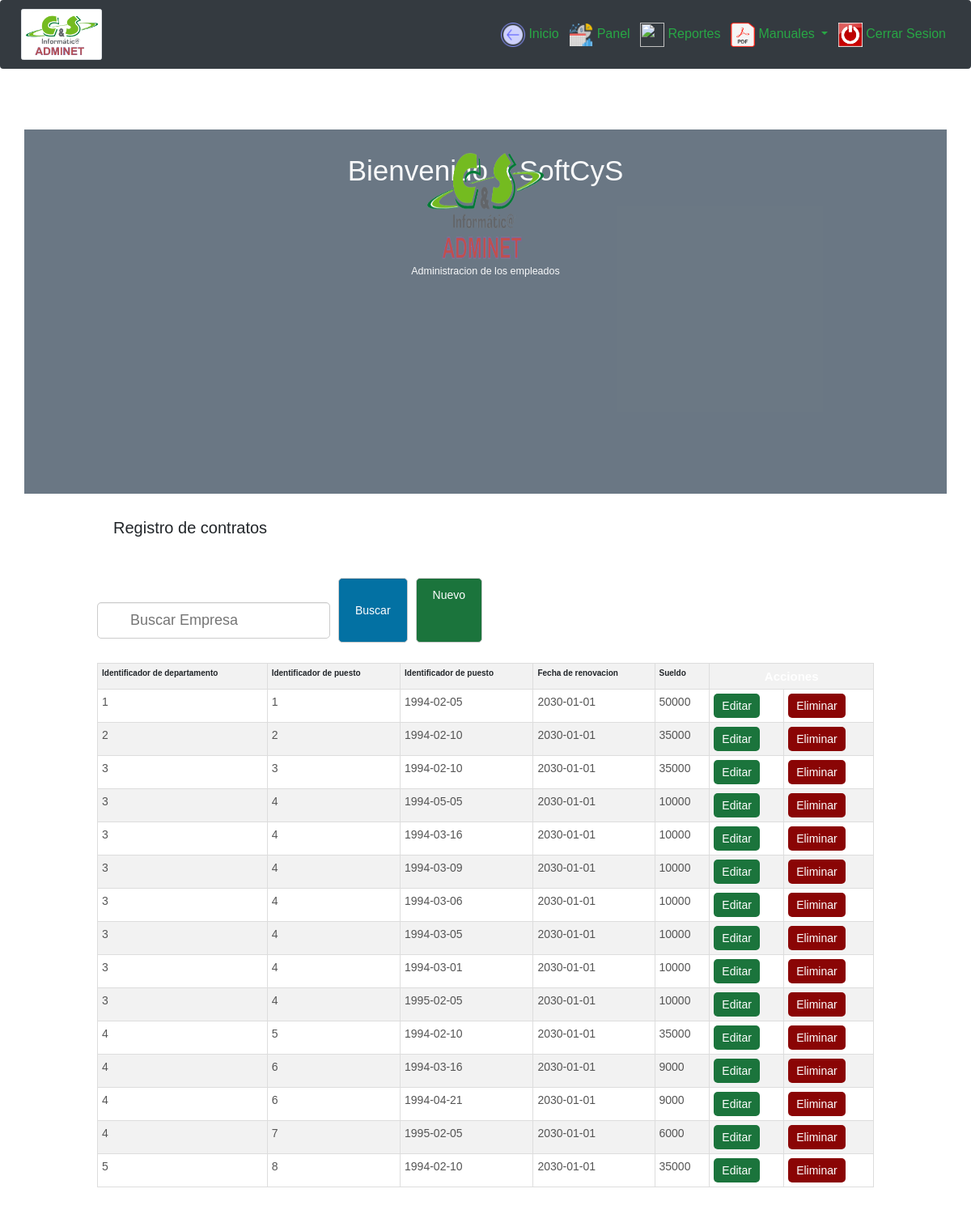
The page /contratos.php on the database its author committed.
### tables this page shows
CREATE TABLE IF NOT EXISTS `contrato` (
  `ID_Empleado` int(11) DEFAULT NULL,
  `ID_Departamento` int(11) DEFAULT NULL,
  `ID_Puesto` int(11) DEFAULT NULL,
  `Fecha_Contrato` date DEFAULT NULL,
  `Fecha_Renovacion_Contrato` date DEFAULT NULL,
  `Sueldo` int(11) DEFAULT NULL,
  KEY `ID_Empleado` (`ID_Empleado`),
  KEY `ID_Departamento` (`ID_Departamento`),
  KEY `ID_Puesto` (`ID_Puesto`)
);

### contratos.php (the view, shortened to what this page needs)
	<?php
		include_once 'bd/conexion.php';
		$sentencia_select=$con->prepare('SELECT * FROM contrato ORDER BY ID_Puesto ASC');
		$sentencia_select->execute();
		$resultado=$sentencia_select->fetchAll();
	?>
	<!DOCTYPE html>
	<html lang="es">
	<head>
		<link rel="stylesheet" href="css/estilo.css">
	<link rel="stylesheet" href="bootstrap/bootstrap.min.css">
	<link rel="stylesheet" href="bootstrap/style.css">
	<link rel="stylesheet" href="bootstrap/font-awesome.min.css">
	<link rel="stylesheet" type="text/css" href="css/estiloinicios.css">
      <link rel="stylesheet" type="text/css" href="css/estilocarrusel.css">
    <link rel="stylesheet" href="https://maxcdn.bootstrapcdn.com/bootstrap/3.4.1/css/bootstrap.min.css">
      <link rel="stylesheet" href="https://use.fontawesome.com/releases/v5.10.2/css/all.css">
    	<link rel="stylesheet" type="text/css" href="css/estiloinicios.css">
    	<link rel="stylesheet" href="https://maxcdn.bootstrapcdn.com/bootstrap/4.4.1/css/bootstrap.min.css">
</head>
<body>
	<header>
			 <nav class="navbar navbar-expand-md bg-dark navbar-dark fixed-top">
    <a href="inicio.html">
      <img src="img/adminet.png" width="100" class="img-thumbnail ml-4 mt-2 mb-2" alt="Proyecto Adminet">
    </a>
  <div class="collapse navbar-collapse" id="collapsibleNavbar">
    <ul class="navbar-nav ml-auto">
      <li class="nav-item">
        <a class="nav-link text-success mr-1" href="inicio.html" style="font-size: 16px;">
          <img src="img/inicio.png" style="width: 30px; height: 30px;">
           Inicio</a>
      </li>
      <li class="nav-item">
        <a class="nav-link text-success mr-1" href="panel.html" style="font-size: 16px;">
          <img src="img/panel.png" style="width: 30px; height: 30px;">
           Panel</a>
      </li>
      <li class="nav-item">
        <a class="nav-link text-success mr-1" href="reportes.html" style="font-size: 16px;">
          <img src="img/report.png" style="width: 30px; height: 30px;">
          Reportes</a>
      </li>
      <li class="nav-item dropdown">
        <a class="nav-link text-success dropdown-toggle mr-1" id="navbarDropdownMenuLink" data-toggle="dropdown" aria-haspopup="true" aria-expanded="false" style="font-size: 16px;">
          <img src="img/pdf.png" style="width: 30px; height: 30px;">
          Manuales
        </a>
        </li>
        <li class="nav-item">
          <a class="nav-link text-success" href="bd/logout.php" style="font-size: 16px;">
            <img src="img/cerrar.png" style="width: 30px; height: 30px;">
            Cerrar Sesion</a>
        </li>
      </ul>
  </div>
</nav>
	        </header>
	<div class="container-fliud fondo" style="margin-top: 70px;">
	<div class="container">
	  <div class="row align-items-center text-center text-light py-5">
	  	<div class="col-md-12">
			  <h1 class="display-4">Bienvenido a SoftCyS</h1>
			  <img src="img/adminet.png" style="max-width: 30%;">
		<p class="lead">Administracion de los empleados</p>
	  	</div>
	  </div>
	</div>
</div>
		<div class="contenedor">
			<h2>Registro de contratos</h2>
			<div class="barra__buscador">
				<form action="" class="formulario" method="post">
					<input type="text" name="buscar" placeholder="Buscar Empresa"
					value="<?php if(isset($buscar_text)) echo $buscar_text; ?>" class="input__text">
					<input type="submit" class="btn" name="btn_buscar" value="Buscar">
					<a href="vistas/registro_contratos.php" class="btn btn__nuevo">Nuevo</a>
				</form>
			</div>
			<table id="tablacontratos" class="table table-striped table-bordered table-condensed"  style="width: 100%">
				<tr class="head">
					            <th>Identificador de departamento </th>
	                            <th>Identificador de puesto</th>
	                            <th>Identificador de puesto</th>
	                            <th>Fecha de renovacion </th>
	                            <th>Sueldo</th>
					            <td colspan="2">Acciones</td>
				</tr>
				<?php foreach($resultado as $fila):?>
					<tr >
						<td><?php echo $fila['ID_Departamento']; ?></td>
						<td><?php echo $fila['ID_Puesto']; ?></td>
						<td><?php echo $fila['Fecha_Contrato']; ?></td>
						<td><?php echo $fila['Fecha_Renovacion_Contrato']; ?></td>
						<td><?php echo $fila['Sueldo']; ?></td>
						<td><a href="vistas/actualizar_contrato.php?ID_Empleado=<?php echo $fila['ID_Empleado']; ?>"  class="btn__update" >Editar</a></td>
						<td><a href="crud/contratodelete.php?ID_Empleado=<?php echo $fila['ID_Empleado']; ?>" class="btn__delete">Eliminar</a></td>
					</tr>
				<?php endforeach ?>
			</table>
		</div>
	</body>
	</html>

### css/estilo.css (style rules this page uses)
* { padding: 0; margin: 0px; box-sizing: border-box; }
body { font-family: 'Arial',sans-serif; font-size: 16px; background: #f2f2f2; }
a { text-decoration: none; }
.contenedor { width: 80%; max-width: 1000px; margin: 30px auto; overflow: hidden; }
h2 { display: block; margin-top: 20px; margin-bottom: 20px; text-align: center; font-size: 20px; font-family: 'Arial', sans-serif; font-weight: bold; color: #555; }
.barra__buscador { width: 100%; margin-top: 50px; margin-bottom: 10px; }
.formulario { display: flex; width: 100%; overflow: hidden; }
form .input__text { width: 100%; border: 1px solid #ccc; border-radius: 5px; box-shadow: 0 1px 1px rgba(0, 0, 0, 0.075) inset; color: #848688; display: block; font-size: 14px; margin-bottom: 15px; padding: 10px 15px; max-width: 30%; margin-right: 10px; outline: medium none; }
form .btn { border: 1px solid #ccc; border-radius: 5px; box-shadow: 0 1px 1px rgba(0, 0, 0, 0.075) inset; color: #fff; display: block; font-size: 14px; background: rgb(3, 113, 163); margin-bottom: 15px; padding: 10px 20px; margin-right: 10px; outline: medium none; cursor: pointer; }
.btn__nuevo { float: right; background: #1b743c !important; }
table { width: 100%; border-collapse: collapse; }
table .head { background: rgb(3, 113, 163); }
table .head td { color: #fff; font-family: 'Arial',sans-serif; font-weight: bold; font-size: 15px; text-align: center; }
table tr td { border:1px solid #ccc; padding: 7px; font-size: 14px; color: #555; }
.btn__update { display: inline-block; font-size: 14px; background: #1b743c; color: #fff; border-radius: 5px; padding: 5px 10px; }
.btn__delete { display: inline-block; font-size: 14px; background: #8a0505; color: #fff; border-radius: 5px; padding: 5px 10px; }

### css/style.css (style rules this page uses)
body { margin: 0 auto; background-image: url("../image/technology.jpg"); background-repeat: no-repeat; background-size: 100% 720px; }
.container { width: 500px; height: 450px; text-align: center; margin: 0 auto; background-color: rgba(44, 62, 80,0.7); margin-top: 160px; }
.container img { width: 150px; height: 150px; margin-top: -60px; }
input[type="text"],input[type="password"] { margin-top: 30px; height: 45px; width: 300px; font-size: 18px; margin-bottom: 20px; background-color: #fff; padding-left: 40px; }

### css/estiloinicios.css (style rules this page uses)
* { margin: 0; padding: 0; box-sizing: border-box; font-family: arial; }
header { height: 70%; width: 100%; float: left; background: #0371A3; padding: 0 20px; color: #fff; }
h2 { justify-content: center; display: block; margin:auto; text-align: justify; margin-left:20px; margin-right: 20px; }

### rows shown on the page
contrato: ID_Departamento "1", ID_Puesto "1", Fecha_Contrato "1994-02-05", Fecha_Renovacion_Contrato "2030-01-01", Sueldo "50000"
contrato: ID_Departamento "2", ID_Puesto "2", Fecha_Contrato "1994-02-10", Fecha_Renovacion_Contrato "2030-01-01", Sueldo "35000"
contrato: ID_Departamento "3", ID_Puesto "3", Fecha_Contrato "1994-02-10", Fecha_Renovacion_Contrato "2030-01-01", Sueldo "35000"
contrato: ID_Departamento "3", ID_Puesto "4", Fecha_Contrato "1994-05-05", Fecha_Renovacion_Contrato "2030-01-01", Sueldo "10000"
contrato: ID_Departamento "3", ID_Puesto "4", Fecha_Contrato "1994-03-16", Fecha_Renovacion_Contrato "2030-01-01", Sueldo "10000"
contrato: ID_Departamento "3", ID_Puesto "4", Fecha_Contrato "1994-03-09", Fecha_Renovacion_Contrato "2030-01-01", Sueldo "10000"
contrato: ID_Departamento "3", ID_Puesto "4", Fecha_Contrato "1994-03-06", Fecha_Renovacion_Contrato "2030-01-01", Sueldo "10000"
contrato: ID_Departamento "3", ID_Puesto "4", Fecha_Contrato "1994-03-05", Fecha_Renovacion_Contrato "2030-01-01", Sueldo "10000"
contrato: ID_Departamento "3", ID_Puesto "4", Fecha_Contrato "1994-03-01", Fecha_Renovacion_Contrato "2030-01-01", Sueldo "10000"
contrato: ID_Departamento "3", ID_Puesto "4", Fecha_Contrato "1995-02-05", Fecha_Renovacion_Contrato "2030-01-01", Sueldo "10000"
contrato: ID_Departamento "4", ID_Puesto "5", Fecha_Contrato "1994-02-10", Fecha_Renovacion_Contrato "2030-01-01", Sueldo "35000"
contrato: ID_Departamento "4", ID_Puesto "6", Fecha_Contrato "1994-03-16", Fecha_Renovacion_Contrato "2030-01-01", Sueldo "9000"
contrato: ID_Departamento "4", ID_Puesto "6", Fecha_Contrato "1994-04-21", Fecha_Renovacion_Contrato "2030-01-01", Sueldo "9000"
contrato: ID_Departamento "4", ID_Puesto "7", Fecha_Contrato "1995-02-05", Fecha_Renovacion_Contrato "2030-01-01", Sueldo "6000"
contrato: ID_Departamento "5", ID_Puesto "8", Fecha_Contrato "1994-02-10", Fecha_Renovacion_Contrato "2030-01-01", Sueldo "35000"
